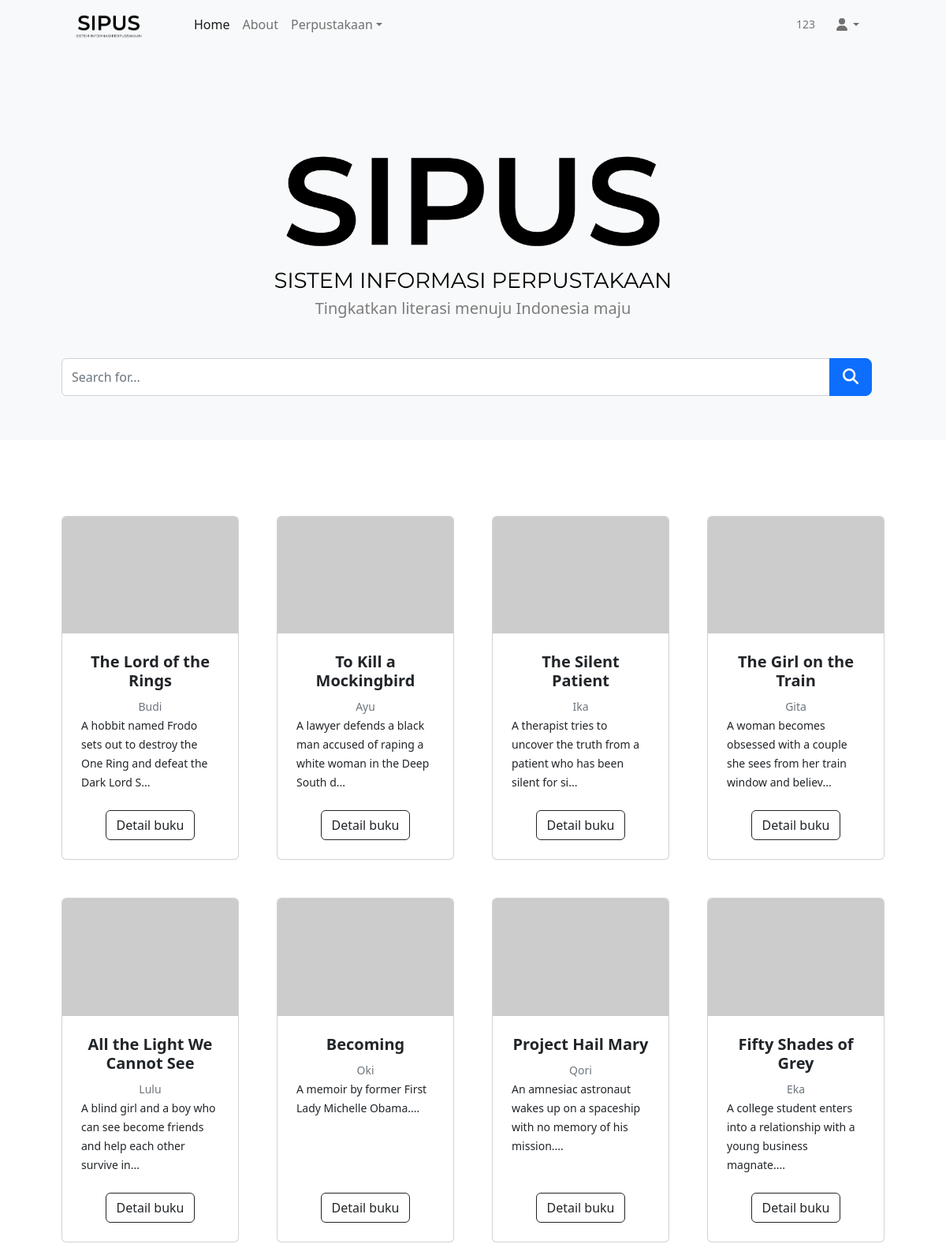
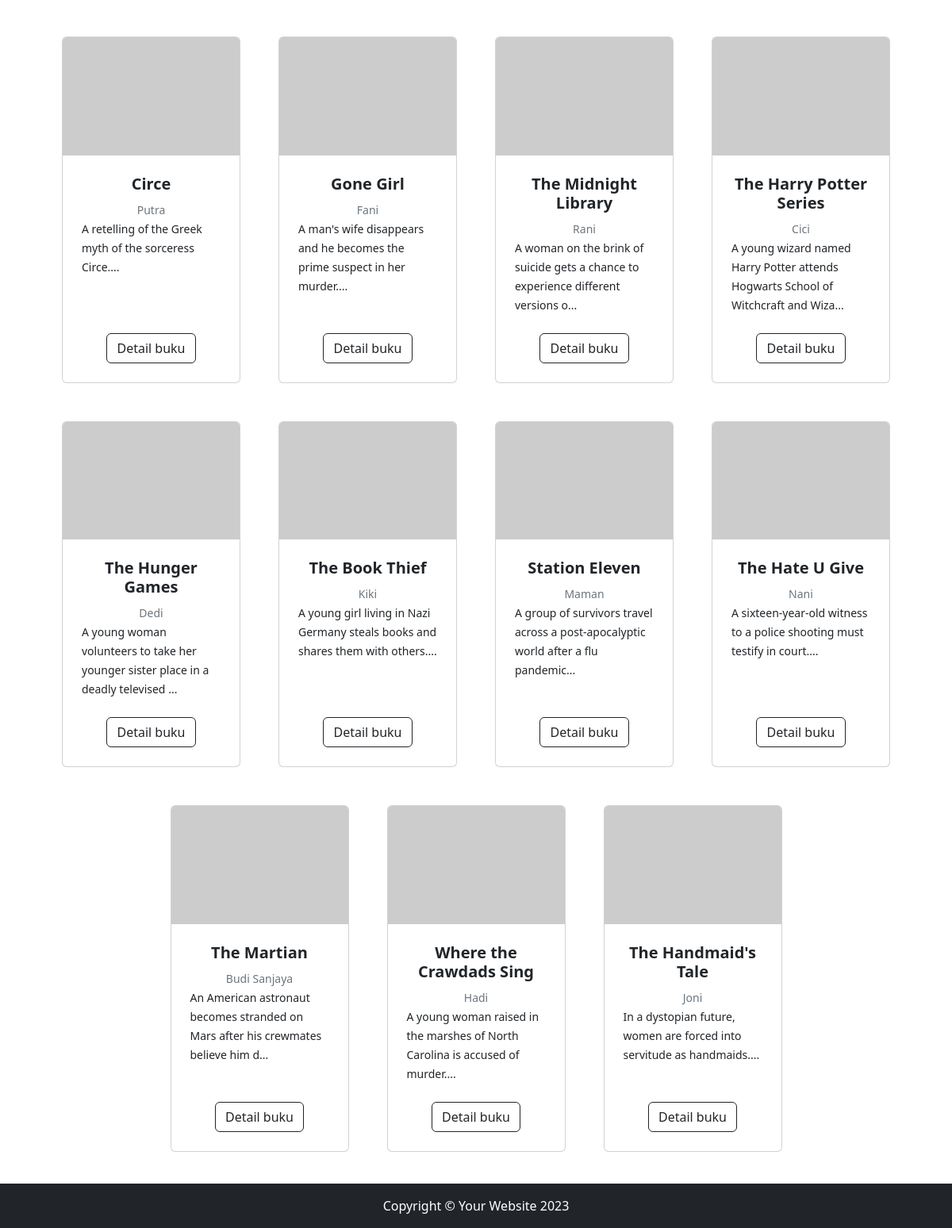
Screenshot of /pustakawan/dashboard/index.php (signed in) with the database file from the repository (2 pictures, top to bottom).
### tables this page shows
CREATE TABLE `buku` (
  `ISBN` char(18) NOT NULL,
  `NAMA` varchar(30) DEFAULT NULL,
  `ID_PENULIS` int DEFAULT NULL,
  `PENERBIT` varchar(225) DEFAULT NULL,
  `TAHUN` year DEFAULT NULL,
  `DESKRIPSI` text,
  `FOTO` text
);

CREATE TABLE `penulis` (
  `ID` int NOT NULL,
  `NAMA` varchar(20) DEFAULT NULL,
  `EMAIL` varchar(225) DEFAULT NULL
);

### pustakawan/dashboard/index.php (the view, shortened to what this page needs)
<?php
include "../include/header.php";
?>
<header class="bg-light pt-5 pb-2">
   <div class="container px-4 px-lg-5 my-5">
      <div class="text-center text-white">
         <img src="../../assets/img/logo.png" width="70%" alt="">
         <p class="lead fw-normal text-black-50 mb-5">Tingkatkan literasi menuju Indonesia maju</p>
      </div>
      <form class="form-inline ms-auto me-0 me-md-3 my-2 my-md-0" action="" method="post">
         <div class="input-group">
            <input class="form-control" type="text" placeholder="Search for..." name="keyword" aria-label="Search for..." aria-describedby="btnNavbarSearch" />
            <button class="btn btn-primary btn-lg" type="submit" name="search"><i class="fas fa-search"></i></button>
         </div>
      </form>
   </div>
</header>
<section class="py-5">
   <div class="container px-4 px-lg-5 mt-5">
      <div class="row gx-4 gx-lg-5 row-cols-2 row-cols-md-3 row-cols-xl-4 justify-content-center">
         <?php
         if (isset($_POST['search'])) {
            $keyword = $_POST['keyword'];
         ?>
            <?php
            $query = mysqli_query($conn, "SELECT ISBN, BUKU.NAMA as JUDUL, penulis.NAMA as NAMA_PENULIS, PENERBIT, TAHUN, DESKRIPSI, FOTO FROM buku INNER JOIN penulis ON buku.ID_PENULIS = penulis.ID WHERE buku.NAMA LIKE '%$keyword%' OR penulis.NAMA LIKE '%$keyword%' ORDER BY `JUDUL`");
            if ($query->num_rows > 0) {
            ?>
               <?php
               while ($fetch = mysqli_fetch_array($query)) {
               ?>
                  <div class="col mb-5">
                     <div class="card h-100">
                        <?php
                        if (is_null($fetch['FOTO']) === false) {
                        ?>
                           <img class="card-img-top" src="uploads/<?php echo $fetch['img'] ?>" alt="..." />
                        <?php } else { ?>
                           <img class="card-img-top" src="https://dummyimage.com/450x300/3d3d3d/ffffff&text=no+image" alt="..." />
                        <?php } ?>
                        <div class="card-body p-4">
                           <div class="text-center">
                              <h5 class="fw-bolder"><?php
                                                      if (strlen($fetch['JUDUL']) > 35) {
                                                         echo substr($fetch['JUDUL'], 0, 35) . "...";
                                                      } else {
                                                         echo $fetch['JUDUL'];
                                                      } ?></h5>
                              <small class="text-muted">Penulis: <?php echo substr($fetch['NAMA_PENULIS'], 0, 100) ?></small>
                              <small class="mt-5"><?php echo substr($fetch['DESKRIPSI'], 0, 80) ?>...</small>
                           </div>
                        </div>
                        <div class="card-footer p-4 pt-0 border-top-0 bg-transparent">
                           <div class="text-center"><a class="btn btn-outline-dark mt-auto" href="../detail/index.php?isbn=<?php echo  $fetch['ISBN'] ?>">Detail buku</a></div>
                        </div>
                     </div>
                  </div>
               <?php
               } ?>
            <?php } else {
            ?>
               <div class="alert alert-dark" role="alert">
                  Oops! No Result for "<?php echo $keyword ?>"
               </div>
            <?php } ?>
         <?php
         } else {
         ?>
            <?php
            $query = mysqli_query($conn, "SELECT ISBN, buku.NAMA as JUDUL, penulis.NAMA as NAMA_PENULIS, PENERBIT, TAHUN, DESKRIPSI, FOTO FROM buku INNER JOIN penulis ON buku.ID_PENULIS = penulis.ID");
            ?>
            <?php
            while ($fetch = mysqli_fetch_array($query)) {
            ?>
               <div class="col mb-5">
                  <div class="card h-100">
                     <?php
                     if (is_null($fetch['FOTO']) === false) {
                     ?>
                        <img class="card-img-top" src="uploads/<?php echo $fetch['FOTO'] ?>" alt="..." />
                     <?php } else { ?>
                        <img class="card-img-top" src="https://dummyimage.com/450x300/3d3d3d/ffffff&text=no+image" alt="..." />
                     <?php } ?>
                     <div class="card-body p-4">
                        <div class="text-center">
                           <h5 class="fw-bolder"><?php
                                                   if (strlen($fetch['JUDUL']) > 35) {
                                                      echo substr($fetch['JUDUL'], 0, 35) . "...";
                                                   } else {
                                                      echo $fetch['JUDUL'];
                                                   } ?></h5>
                           <small class="text-muted mb-5"><?php echo substr($fetch['NAMA_PENULIS'], 0, 100) ?></small>
                        </div>
                        <small class="mt-5"><?php echo substr($fetch['DESKRIPSI'], 0, 80) ?>...</small>
                     </div>
                     <div class="card-footer p-4 pt-0 border-top-0 bg-transparent">
                        <div class="text-center"><a class="btn btn-outline-dark mt-auto" href="../detail/index.php?isbn=<?php echo  $fetch['ISBN'] ?>">Detail buku</a></div>
                     </div>
                  </div>
               </div>
            <?php
            }
            ?>
         <?php } ?>
      </div>
   </div>
</section>
<?php
include "../include/footer.php";
?>

### pustakawan/include/header.php (shortened to what this page needs)
<!DOCTYPE html>
<html lang="en">
<head>
  <link href="https://cdn.jsdelivr.net/npm/bootstrap-icons@1.5.0/font/bootstrap-icons.css" rel="stylesheet" />
  <link href="https://cdn.jsdelivr.net/npm/simple-datatables@7.1.2/dist/style.min.css" rel="stylesheet" />
  <link href="../../assets/css/styles.css" rel="stylesheet" />
</head>
<body>
  <nav class="navbar navbar-expand-lg navbar-light bg-light">
    <div class="container px-4 px-lg-5">
      <a class="navbar-brand" href="../dashboard/">
        <img src="../../assets/img/logo.png" width="120" alt="">
      </a>
      <div class="collapse navbar-collapse" id="navbarSupportedContent">
        <ul class="navbar-nav me-auto mb-2 mb-lg-0 ms-lg-4">
          <li class="nav-item"><a class="nav-link active" aria-current="page" href="../dashboard/">Home</a></li>
          <li class="nav-item"><a class="nav-link" href="#!">About</a></li>
          <li class="nav-item dropdown">
            <a class="nav-link dropdown-toggle" id="navbarDropdown" href="#" role="button" data-bs-toggle="dropdown" aria-expanded="false">Perpustakaan</a>
          </li>
        </ul>
        <small class="text-secondary text-uppercase d-md-inline-block ms-auto me-0 me-md-3 my-2 my-md-0">
          <?= $_SESSION['username'] ?>
        </small>
        <ul class="navbar-nav ms-auto ms-md-0 me-3 me-lg-4">
          <li class="nav-item dropdown">
            <a class="nav-link dropdown-toggle" id="navbarDropdown" href="#" role="button" data-bs-toggle="dropdown" aria-expanded="false"><i class="fas fa-user fa-fw"></i></a>
          </li>
        </ul>
      </div>
    </div>
  </nav>

### pustakawan/include/footer.php (shortened to what this page needs)
<footer class="py-3 bg-dark fixed-bottom">
   <div class="container">
      <p class="m-0 text-center text-white">Copyright &copy; Your Website 2023</p>
   </div>
</footer>
</body>
</html>

### rows the page displays
buku: NAMA "The Lord of the Rings", ID_PENULIS.NAMA "Budi", DESKRIPSI "A hobbit named Frodo sets out to destroy the One Ring and defeat the Dark Lord S"
buku: NAMA "To Kill a Mockingbird", ID_PENULIS.NAMA "Ayu", DESKRIPSI "A lawyer defends a black man accused of raping a white woman in the Deep South d"
buku: NAMA "The Silent Patient", ID_PENULIS.NAMA "Ika", DESKRIPSI "A therapist tries to uncover the truth from a patient who has been silent for si"
buku: NAMA "The Girl on the Train", ID_PENULIS.NAMA "Gita", DESKRIPSI "A woman becomes obsessed with a couple she sees from her train window and believ"
buku: NAMA "All the Light We Cannot See", ID_PENULIS.NAMA "Lulu", DESKRIPSI "A blind girl and a boy who can see become friends and help each other survive in"
buku: NAMA "Becoming", ID_PENULIS.NAMA "Oki", DESKRIPSI "A memoir by former First Lady Michelle Obama."
buku: NAMA "Project Hail Mary", ID_PENULIS.NAMA "Qori", DESKRIPSI "An amnesiac astronaut wakes up on a spaceship with no memory of his mission."
buku: NAMA "Fifty Shades of Grey", ID_PENULIS.NAMA "Eka", DESKRIPSI "A college student enters into a relationship with a young business magnate."
buku: NAMA "Circe", ID_PENULIS.NAMA "Putra", DESKRIPSI "A retelling of the Greek myth of the sorceress Circe."
buku: NAMA "Gone Girl", ID_PENULIS.NAMA "Fani", DESKRIPSI "A man's wife disappears and he becomes the prime suspect in her murder."
buku: NAMA "The Midnight Library", ID_PENULIS.NAMA "Rani", DESKRIPSI "A woman on the brink of suicide gets a chance to experience different versions o"
buku: NAMA "The Harry Potter Series", ID_PENULIS.NAMA "Cici", DESKRIPSI "A young wizard named Harry Potter attends Hogwarts School of Witchcraft and Wiza"
buku: NAMA "The Hunger Games", ID_PENULIS.NAMA "Dedi", DESKRIPSI "A young woman volunteers to take her younger sister place in a deadly televised"
buku: NAMA "The Book Thief", ID_PENULIS.NAMA "Kiki", DESKRIPSI "A young girl living in Nazi Germany steals books and shares them with others."
buku: NAMA "Station Eleven", ID_PENULIS.NAMA "Maman", DESKRIPSI "A group of survivors travel across a post-apocalyptic world after a flu pandemic"
buku: NAMA "The Hate U Give", ID_PENULIS.NAMA "Nani", DESKRIPSI "A sixteen-year-old witness to a police shooting must testify in court."
buku: NAMA "The Martian", ID_PENULIS.NAMA "Budi Sanjaya", DESKRIPSI "An American astronaut becomes stranded on Mars after his crewmates believe him d"
buku: NAMA "Where the Crawdads Sing", ID_PENULIS.NAMA "Hadi", DESKRIPSI "A young woman raised in the marshes of North Carolina is accused of murder."
buku: NAMA "The Handmaid's Tale", ID_PENULIS.NAMA "Joni", DESKRIPSI "In a dystopian future, women are forced into servitude as handmaids."

### other values shown
$_SESSION['username'] "123"
